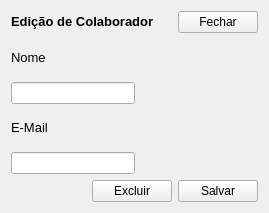
<?xml version="1.0" encoding="UTF-8"?>
<ui version="4.0">
 <class>Form</class>
 <widget class="QWidget" name="Form">
  <property name="geometry">
   <rect>
    <x>0</x>
    <y>0</y>
    <width>269</width>
    <height>213</height>
   </rect>
  </property>
  <property name="windowTitle">
   <string>Form</string>
  </property>
  <layout class="QVBoxLayout" name="verticalLayout">
   <item>
    <layout class="QHBoxLayout" name="horizontalLayout">
     <item>
      <widget class="QLabel" name="label_3">
       <property name="text">
        <string>&lt;html&gt;&lt;head/&gt;&lt;body&gt;&lt;p&gt;&lt;span style=&quot; font-size:10pt; font-weight:600;&quot;&gt;Edição de Colaborador&lt;/span&gt;&lt;/p&gt;&lt;/body&gt;&lt;/html&gt;</string>
       </property>
      </widget>
     </item>
     <item>
      <spacer name="horizontalSpacer">
       <property name="orientation">
        <enum>Qt::Horizontal</enum>
       </property>
       <property name="sizeHint" stdset="0">
        <size>
         <width>40</width>
         <height>20</height>
        </size>
       </property>
      </spacer>
     </item>
     <item>
      <widget class="QPushButton" name="fechar">
       <property name="text">
        <string>Fechar</string>
       </property>
      </widget>
     </item>
    </layout>
   </item>
   <item>
    <layout class="QGridLayout" name="gridLayout">
     <item row="0" column="0">
      <widget class="QLabel" name="nome_label">
       <property name="text">
        <string>&lt;html&gt;&lt;head/&gt;&lt;body&gt;&lt;p&gt;&lt;span style=&quot; font-size:10pt;&quot;&gt;Nome&lt;/span&gt;&lt;/p&gt;&lt;/body&gt;&lt;/html&gt;</string>
       </property>
      </widget>
     </item>
     <item row="1" column="0">
      <widget class="QLineEdit" name="nome_edit"/>
     </item>
     <item row="2" column="0">
      <widget class="QLabel" name="email_label">
       <property name="text">
        <string>&lt;html&gt;&lt;head/&gt;&lt;body&gt;&lt;p&gt;&lt;span style=&quot; font-size:10pt;&quot;&gt;E-Mail&lt;/span&gt;&lt;/p&gt;&lt;/body&gt;&lt;/html&gt;</string>
       </property>
      </widget>
     </item>
     <item row="2" column="1">
      <spacer name="horizontalSpacer_3">
       <property name="orientation">
        <enum>Qt::Horizontal</enum>
       </property>
       <property name="sizeHint" stdset="0">
        <size>
         <width>40</width>
         <height>20</height>
        </size>
       </property>
      </spacer>
     </item>
     <item row="3" column="0">
      <widget class="QLineEdit" name="email_edit"/>
     </item>
    </layout>
   </item>
   <item>
    <layout class="QHBoxLayout" name="horizontalLayout_2">
     <item>
      <spacer name="horizontalSpacer_2">
       <property name="orientation">
        <enum>Qt::Horizontal</enum>
       </property>
       <property name="sizeHint" stdset="0">
        <size>
         <width>40</width>
         <height>20</height>
        </size>
       </property>
      </spacer>
     </item>
     <item>
      <widget class="QPushButton" name="excluir">
       <property name="text">
        <string>Excluir</string>
       </property>
      </widget>
     </item>
     <item>
      <widget class="QPushButton" name="save">
       <property name="text">
        <string>Salvar</string>
       </property>
      </widget>
     </item>
    </layout>
   </item>
  </layout>
 </widget>
 <resources/>
 <connections/>
</ui>
